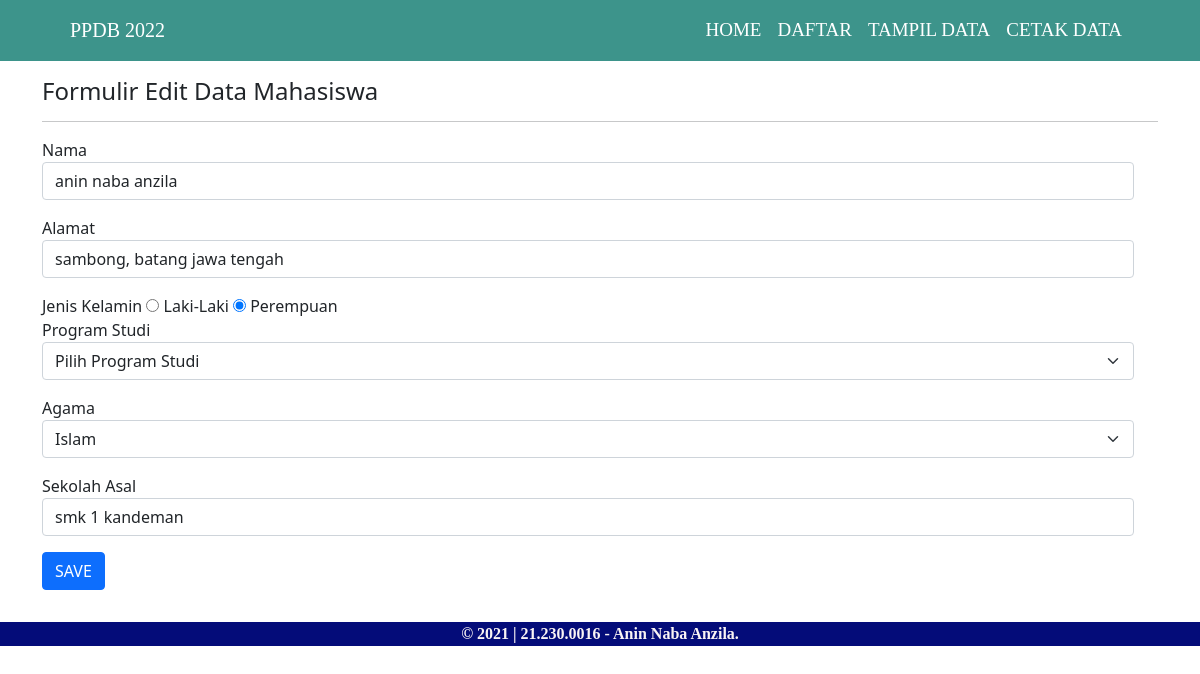
The app's page /form-edit.php?id=1 with its own data.
### tables this page shows
CREATE TABLE `calon_siswa` (
  `id` int(11) NOT NULL,
  `nama` varchar(60) NOT NULL,
  `alamat` varchar(250) NOT NULL,
  `jenis_kelamin` varchar(10) NOT NULL,
  `agama` varchar(10) NOT NULL,
  `sekolah_asal` varchar(50) NOT NULL,
  `jurusan` varchar(30) NOT NULL
);

### form-edit.php (the view, shortened to what this page needs)
<?php
include("config.php");
$id = $_GET['id'];
$sql = "SELECT * FROM calon_siswa WHERE id=$id";
$query = mysqli_query($db, $sql);
$siswa = mysqli_fetch_assoc($query);
?>
<!DOCTYPE html>
<html lang="en">
<head>
    <link href="https://cdn.jsdelivr.net/npm/bootstrap@5.0.2/dist/css/bootstrap.min.css" rel="stylesheet">
    <link rel="stylesheet" href="style.css">
</head>
<body>
    <nav class="navbar navbar-expand-lg navbar-dark" style="background-color:#3d948b">
        <div class="container-fluid">
            <a class="navbar-brand" href="#">PPDB 2022</a>
            <div class="collapse navbar-collapse" id="navbarNavAltMarkup">
            <div class="navbar-nav ms-auto" style="padding-left:10px">
                <a class="nav-link active" aria-current="page" href="index.php">HOME</a>
                <a class="nav-link active" href="form-data.php">DAFTAR</a>
                <a class="nav-link active" href="list-siswa.php">TAMPIL DATA</a>
                <a class="nav-link active" href="cetak.php">CETAK DATA</a>
            </div>
            </div>
        </div>
    </nav>
    <div class="container">
        <div class="row my-3">
            <div class="col-md">
                <h4>Formulir Edit Data Mahasiswa</h4>
                <hr>
            </div>
        <div class="row">
            <div class="col-md">
                <form action="proses-edit.php" method="POST">
                    <fieldset>
            <div class="mb-3">
                <label for="nama">Nama</label>
                <input type="text" name="nama" id="nama" class="form-control" placeholder="Masukan Nama lengkap" value="<?php echo $siswa['nama']?>" autocomplete="off" require/>
            </div>
            <div class="mb-3">
                <label for="alamat">Alamat</label>
                <input type="text" name="alamat" id="alamat" class="form-control" placeholder="Masukan Alamat" value="<?php echo $siswa['alamat'] ?>" autocomplete="off" require />
            </div>
            <div>
                <label for="jenis_kelamin">Jenis Kelamin </label>
                <?php $jk = $siswa['jenis_kelamin']; ?>
                <label><input type="radio" name="jenis_kelamin"
                value="laki-laki" <?php echo ($jk == 'laki-laki') ? "checked" : "" ?>> Laki-Laki</label>
                <label><input type="radio" name="jenis_kelamin"
                value="perempuan" <?php echo ($jk == 'perempuan') ? "checked" : "" ?>> Perempuan</label>
            </div>
            <div class="mb-3">
                <label for="jurusan">Program Studi</label>
                    <select class="form-select" name="jurusan">
                        <option selected disabled>Pilih Program Studi</option>
                    </select>
            </div>
            <div class="mb-3">
                <label for="agama">Agama</label>
                <?php $agama = $siswa['agama'];?>
                    <select class="form-select" name="agama">
                        <option <?php echo ($agama == 'Islam')? "selected": "" ?>> Islam </option>
                    </select>
            </div>
            <div class="mb-3">
                <label for="sekolah_asal">Sekolah Asal</label>
                <input type="text" name="sekolah_asal"  placeholder="Masukan Sekolah Asal" id="alamat" class="form-control" placeholder="Masukan Alamat" value="<?php echo $siswa['sekolah_asal'] ?>" autocomplete="off" require/>
            </div>
         <p>
            <input type="submit" class="btn btn-primary" value="SAVE" name="save" />
         </p>
         </div>
        </div>
        </div>
    </div>
    <footer>
        <font face="Times New Roman">
            <b><div class="copy" style="color: rgb(250, 244, 244); background-color: #040c79; text-align: center;">&copy; 2021 | 21.230.0016 - Anin Naba Anzila.</div></b>
        </font>
    </footer>
</body>
</html>

### style.css (style rules this page uses)
.container-fluid { font-family: 'Times New Roman', Times, serif; font-size: 19px; padding-left: 70px; padding-right: 70px; }

### records on screen
calon_siswa: nama "anin naba anzila", alamat "sambong, batang jawa tengah", jenis_kelamin "☐ Laki-Laki", jenis_kelamin "☑ Perempuan", agama "Islam", sekolah_asal "smk 1 kandeman"
